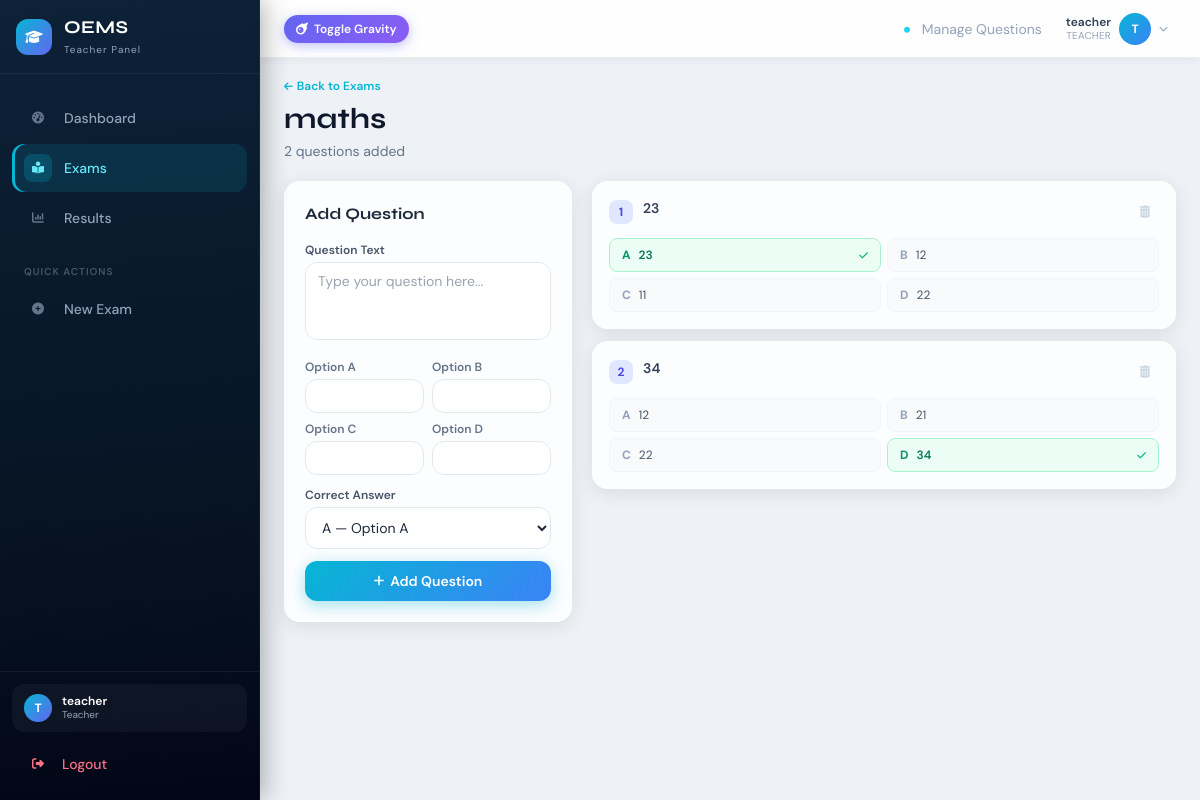
Page /exam/manage/7 (signed in) on the committed database.
### tables this page shows
CREATE TABLE exams (
            id INTEGER PRIMARY KEY AUTOINCREMENT,
            title TEXT NOT NULL,
            teacher_id INTEGER NOT NULL,
            duration INTEGER NOT NULL, -- duration in minutes
            created_at TIMESTAMP DEFAULT CURRENT_TIMESTAMP,
            FOREIGN KEY (teacher_id) REFERENCES users (id) ON DELETE CASCADE
        );

CREATE TABLE questions (
            id INTEGER PRIMARY KEY AUTOINCREMENT,
            exam_id INTEGER NOT NULL,
            question_text TEXT NOT NULL,
            option_a TEXT NOT NULL,
            option_b TEXT NOT NULL,
            option_c TEXT NOT NULL,
            option_d TEXT NOT NULL,
            correct_option TEXT NOT NULL CHECK(correct_option IN ('A', 'B', 'C', 'D')),
            FOREIGN KEY (exam_id) REFERENCES exams (id) ON DELETE CASCADE
        );

### app.py (the view, shortened to what this page needs)
@app.route('/exam/manage/<int:exam_id>', methods=['GET', 'POST'])
@login_required
@role_required('teacher')
def manage_questions(exam_id):
    conn = models.get_db_connection()
    exam = conn.execute(
        "SELECT * FROM exams WHERE id = ? AND teacher_id = ?",
        (exam_id, session['user_id'])
    ).fetchone()
    if not exam:
        conn.close()
        flash("Exam not found or permission denied.", "danger")
        return redirect(url_for('exams'))
    questions = conn.execute(
        "SELECT * FROM questions WHERE exam_id = ? ORDER BY id", (exam_id,)
    ).fetchall()
    conn.close()
    return render_template('manage_questions.html', exam=exam, questions=questions)

### app.py (called while the page is built)
def login_required(f):
    @wraps(f)
    def decorated(*args, **kwargs):
        if 'user_id' not in session:
            flash("Please log in to access this page.", "danger")
            return redirect(url_for('login'))
        return f(*args, **kwargs)
    return decorated

def role_required(*roles):
    def decorator(f):
        @wraps(f)
        def decorated(*args, **kwargs):
            if session.get('user_role') not in roles:
                flash("You don't have permission to view that page.", "danger")
                return redirect(url_for('dashboard'))
            return f(*args, **kwargs)
        return decorated
    return decorator

### models.py (called while the page is built)
def get_db_connection():
    db_path = os.path.join(os.path.dirname(os.path.abspath(__file__)), 'database.db')
    conn = sqlite3.connect(db_path)
    conn.row_factory = sqlite3.Row
    conn.execute('PRAGMA foreign_keys = ON')
    return conn

### templates/manage_questions.html (shortened to what this page needs)
{% extends 'base.html' %}
{% block page_label %}Manage Questions{% endblock %}
{% block content %}
<div class="page-header mb-5 anim-in">
  <a href="{{ url_for('exams') }}"
     class="text-xs font-semibold text-cyan-500 hover:text-cyan-600 flex items-center gap-1 mb-2 transition">
    <i class="fas fa-arrow-left text-[10px]"></i> Back to Exams
  </a>
  <h1>{{ exam.title }}</h1>
  <p class="text-sm text-slate-500 mt-1">{{ questions|length }} question{{ 's' if questions|length != 1 else '' }} added</p>
</div>
<div class="flex flex-col lg:flex-row gap-5">
  <div class="w-full lg:w-72 shrink-0">
    <div class="glass rounded-2xl p-5 anim-in physics-element lg:sticky lg:top-20">
      <h3 class="font-syne font-bold text-slate-800 mb-4">Add Question</h3>
      <form method="POST" class="space-y-3">
        <div>
          <label class="block text-xs font-semibold text-slate-600 mb-1">Question Text</label>
          <textarea name="question_text" rows="3" required
                    placeholder="Type your question here..."
                    class="w-full px-3 py-2 border border-slate-200 rounded-xl text-sm
                           focus:ring-2 focus:ring-cyan-400 outline-none transition
                           resize-none bg-white"></textarea>
        </div>
        <div class="grid grid-cols-2 gap-2">
          {% for opt in ['A', 'B', 'C', 'D'] %}
          <div>
            <label class="block text-xs font-semibold text-slate-500 mb-1">Option {{ opt }}</label>
            <input type="text" name="option_{{ opt|lower }}" required
                   class="w-full px-3 py-2 border border-slate-200 rounded-xl text-xs
                          focus:ring-2 focus:ring-cyan-400 outline-none transition bg-white">
          </div>
          {% endfor %}
        </div>
        <div>
          <label class="block text-xs font-semibold text-slate-600 mb-1">Correct Answer</label>
          <select name="correct_option" required
                  class="w-full px-3 py-2.5 border border-slate-200 rounded-xl text-sm
                         focus:ring-2 focus:ring-cyan-400 outline-none bg-white">
            <option value="A">A — Option A</option>
          </select>
        </div>
        <button type="submit" class="btn-primary w-full py-2.5 rounded-xl text-sm justify-center mt-1">
          <i class="fas fa-plus text-xs"></i> Add Question
        </button>
      </form>
    </div>
  </div>
  <div class="flex-1 space-y-3">
    {% if questions %}
      {% for q in questions %}
      <div class="glass rounded-2xl p-4 anim-in physics-element"
           style="animation-delay: {{ loop.index0 * 0.04 }}s">
        <div class="flex items-start justify-between gap-3 mb-3">
          <div class="flex items-start gap-2.5 min-w-0">
            <span class="w-6 h-6 rounded-lg bg-indigo-100 text-indigo-600 flex items-center
                         justify-center text-xs font-bold shrink-0 mt-0.5">
              {{ loop.index }}
            </span>
            <p class="text-sm font-semibold text-slate-700">{{ q.question_text }}</p>
          </div>
          <form method="POST" action="{{ url_for('delete_question', question_id=q.id) }}"
                class="shrink-0" onsubmit="return confirm('Delete this question?')">
            <button class="w-7 h-7 flex items-center justify-center rounded-lg
                           text-slate-300 hover:text-rose-400 hover:bg-rose-50 transition text-xs">
              <i class="fas fa-trash-alt"></i>
            </button>
          </form>
        </div>
        <div class="grid grid-cols-1 sm:grid-cols-2 gap-1.5">
          {% for opt, text in [('A', q.option_a), ('B', q.option_b), ('C', q.option_c), ('D', q.option_d)] %}
          <div class="flex items-center gap-2 px-3 py-2 rounded-lg text-xs
                      {% if q.correct_option == opt %}
                        bg-emerald-50 border border-emerald-200 font-semibold text-emerald-700
                      {% else %}
                        bg-slate-50 border border-slate-100 text-slate-600
                      {% endif %}">
            <span class="font-bold shrink-0 {% if q.correct_option == opt %}text-emerald-600{% else %}text-slate-400{% endif %}">
              {{ opt }}
            </span>
            <span class="truncate">{{ text }}</span>
            {% if q.correct_option == opt %}
              <i class="fas fa-check text-emerald-500 ml-auto text-[10px] shrink-0"></i>
            {% endif %}
          </div>
          {% endfor %}
        </div>
      </div>
      {% endfor %}
    {% endif %}
  </div>
</div>
{% endblock %}

### templates/base.html (shortened to what this page needs)
<!DOCTYPE html>
<html lang="en">
<head>
  <script src="https://cdn.tailwindcss.com"></script>
  <link rel="stylesheet" href="https://cdnjs.cloudflare.com/ajax/libs/font-awesome/6.5.0/css/all.min.css">
  <link rel="stylesheet" href="{{ url_for('static', filename='css/styles.css') }}">
</head>
<body class="font-dm">
{% if session.get('user_id') %}
<aside id="sidebar" class="sidebar physics-element sidebar-element">
  <div class="flex items-center justify-between px-4 py-4 border-b border-white/[0.06]">
    <div class="flex items-center gap-3">
      <div class="w-9 h-9 rounded-xl flex items-center justify-center shrink-0"
           style="background:linear-gradient(135deg,#06B6D4,#6366F1)">
        <i class="fas fa-graduation-cap text-white text-sm"></i>
      </div>
      <div>
        <span class="font-syne text-white font-bold text-lg tracking-wide leading-none">OEMS</span>
        <p class="text-[10px] text-slate-400 uppercase tracking-widest mt-0.5 capitalize">{{ session.get('user_role') }} panel</p>
      </div>
    </div>
  </div>
  <nav class="flex-1 px-3 pt-5 pb-3 space-y-0.5 overflow-y-auto">
    <a href="{{ url_for('dashboard') }}" onclick="closeSidebar()"
       class="nav-link flex items-center gap-3 px-3 py-2.5 rounded-xl text-sm font-medium
              {% if request.endpoint == 'dashboard' %}nav-active{% else %}text-slate-400 hover:text-white hover:bg-white/5{% endif %}">
      <span class="nav-icon w-7 h-7 rounded-lg flex items-center justify-center text-xs shrink-0
                   {% if request.endpoint != 'dashboard' %}text-slate-500{% endif %}">
        <i class="fas fa-gauge-high"></i>
      </span>
      Dashboard
    </a>
    {% set exam_eps = ['exams','create_exam','manage_questions','available_exams','take_exam'] %}
    <a href="{{ url_for('exams') }}" onclick="closeSidebar()"
       class="nav-link flex items-center gap-3 px-3 py-2.5 rounded-xl text-sm font-medium
              {% if request.endpoint in exam_eps %}nav-active{% else %}text-slate-400 hover:text-white hover:bg-white/5{% endif %}">
      <span class="nav-icon w-7 h-7 rounded-lg flex items-center justify-center text-xs shrink-0
                   {% if request.endpoint not in exam_eps %}text-slate-500{% endif %}">
        <i class="fas fa-book-open-reader"></i>
      </span>
      Exams
    </a>
    {% set result_eps = ['results','exam_results','student_results'] %}
    <a href="{{ url_for('results') }}" onclick="closeSidebar()"
       class="nav-link flex items-center gap-3 px-3 py-2.5 rounded-xl text-sm font-medium
              {% if request.endpoint in result_eps %}nav-active{% else %}text-slate-400 hover:text-white hover:bg-white/5{% endif %}">
      <span class="nav-icon w-7 h-7 rounded-lg flex items-center justify-center text-xs shrink-0
                   {% if request.endpoint not in result_eps %}text-slate-500{% endif %}">
        <i class="fas fa-chart-column"></i>
      </span>
      Results
    </a>
    {% if session.get('user_role') == 'teacher' %}
    <div class="pt-5 pb-1 px-3">
      <p class="text-[10px] uppercase tracking-widest text-slate-600 font-semibold">Quick Actions</p>
    </div>
    <a href="{{ url_for('create_exam') }}" onclick="closeSidebar()"
       class="nav-link flex items-center gap-3 px-3 py-2.5 rounded-xl text-sm font-medium
              {% if request.endpoint == 'create_exam' %}nav-active{% else %}text-slate-400 hover:text-white hover:bg-white/5{% endif %}">
      <span class="nav-icon w-7 h-7 rounded-lg flex items-center justify-center text-xs shrink-0 text-slate-500">
        <i class="fas fa-circle-plus"></i>
      </span>
      New Exam
    </a>
    {% endif %}
  </nav>
  <div class="p-3 border-t border-white/[0.06]">
    <div class="flex items-center gap-2.5 px-3 py-2.5 rounded-xl bg-white/[0.04] mb-2">
      <div class="w-7 h-7 rounded-full shrink-0 flex items-center justify-center text-xs font-bold text-white"
           style="background:linear-gradient(135deg,#06B6D4,#6366F1)">
        {{ session.get('user_name','U')[0].upper() }}
      </div>
      <div class="min-w-0">
        <p class="text-xs font-semibold text-white truncate leading-tight">{{ session.get('user_name') }}</p>
        <p class="text-[10px] text-slate-400 capitalize leading-tight">{{ session.get('user_role') }}</p>
      </div>
    </div>
    <a href="{{ url_for('logout') }}"
       class="flex items-center gap-2.5 px-3 py-2.5 rounded-xl text-sm font-medium text-rose-400 hover:text-rose-300 hover:bg-rose-500/10 transition-all duration-200">
      <span class="w-7 h-7 flex items-center justify-center text-xs"><i class="fas fa-right-from-bracket"></i></span>
      Logout
    </a>
  </div>
</aside>
<div class="content-main">
  <header class="topnav sticky top-0 z-40 flex items-center justify-between px-3 md:px-6 physics-element navbar-element" style="min-height:var(--topnav-h)">
    <div class="flex items-center gap-2">
      <button id="gravity-toggle"
              class="flex items-center gap-1.5 px-3 py-1.5 rounded-full text-xs font-semibold text-white transition-all duration-300 hover:-translate-y-0.5 hover:shadow-lg"
              style="background:linear-gradient(135deg,#6366F1,#8B5CF6); box-shadow:0 3px 12px rgba(99,102,241,0.4)">
        <i class="fas fa-meteor text-xs"></i>
        <span class="hidden xs:inline">Toggle Gravity</span>
      </button>
    </div>
    <div class="flex items-center gap-2 md:gap-4">
      <span class="text-sm text-slate-400 hidden md:block">
        <i class="fas fa-circle text-[6px] text-cyan-400 mr-2 align-middle"></i>
        {% block page_label %}{% endblock %}
      </span>
      <div class="profile-wrapper relative">
        <button class="profile-btn flex items-center gap-2 px-2 py-1 rounded-xl hover:bg-slate-100 transition group">
          <div class="text-right hidden sm:block">
            <p class="text-xs font-semibold text-slate-700 leading-tight">{{ session.get('user_name') }}</p>
            <p class="text-[10px] text-slate-400 uppercase tracking-wide leading-tight">{{ session.get('user_role') }}</p>
          </div>
          <div class="w-8 h-8 rounded-full flex items-center justify-center text-xs font-bold text-white shrink-0"
               style="background:linear-gradient(135deg,#06B6D4,#3B82F6)">
            {{ session.get('user_name','U')[0].upper() }}
          </div>
          <i class="fas fa-chevron-down text-[9px] text-slate-400 hidden sm:block"></i>
        </button>
      </div>
    </div>
  </header>
  <main class="flex-1 px-3 md:px-6 py-4 md:py-5" id="physics-container">
    {% block content %}{% endblock %}
  </main>
</div>
{% endif %}
</body>
</html>

### static/css/styles.css (style rules this page uses)
:root { --navy: #0A192F; --navy-dk: #020617; --cyan: #06B6D4; --indigo: #6366F1; --emerald: #10B981; --amber: #F59E0B; --rose: #F43F5E; --sidebar-w: 260px; --navbar-h: 58px; --shadow-sm: 0 2px 8px rgba(0,0,0,0.06); --shadow-md: 0 4px 20px rgba(0,0,0,0.09); --shadow-lg: 0 8px 36px rgba(0,0,0,0.13); --glow-cyan: 0 4px 16px rgba(6,182,212,0.38); --glow-indigo: 0 4px 16px rgba(99,102,241,0.38); --fast: 0.15s ease; --base: 0.25s ease; --slow: 0.4s cubic-bezier(0.4, 0, 0.2, 1); }
*, *::before, *::after { box-sizing: border-box; margin: 0; padding: 0; }
body { font-family: 'DM Sans', sans-serif; background: #eef2f7; color: #1e293b; overflow-x: hidden; line-height: 1.5; }
.anim-in { animation: fadeUp 0.35s ease both; }
.sidebar { position: fixed; top: 0; left: 0; width: var(--sidebar-w); height: 100%; z-index: 50; display: flex; flex-direction: column; background: linear-gradient(175deg, #0d2137 0%, #071525 60%, var(--navy-dk) 100%); border-right: 1px solid rgba(6, 182, 212, 0.09); box-shadow: 4px 0 24px rgba(0, 0, 0, 0.3); transform: translateX(calc(-1 * var(--sidebar-w))); transition: transform var(--slow); }
@media (min-width: 768px) { .sidebar { transform: translateX(0) !important; } }
.nav-link { border-radius: 12px; transition: all var(--fast); }
.nav-active { background: rgba(6,182,212,0.13) !important; color: #67E8F9 !important; box-shadow: inset 3px 0 0 var(--cyan); }
.nav-active .nav-icon { background: rgba(6,182,212,0.22) !important; color: #67E8F9 !important; }
.content-main { margin-left: 0; min-height: 100vh; display: flex; flex-direction: column; transition: margin-left var(--slow); }
@media (min-width: 768px) { .content-main { margin-left: var(--sidebar-w); } }
.topnav { height: var(--navbar-h); background: rgba(255, 255, 255, 0.90); backdrop-filter: blur(16px); -webkit-backdrop-filter: blur(16px); border-bottom: 1px solid rgba(0,0,0,0.07); box-shadow: var(--shadow-sm); }
.glass { background: rgba(255, 255, 255, 0.82); backdrop-filter: blur(12px); -webkit-backdrop-filter: blur(12px); border: 1px solid rgba(255, 255, 255, 0.68); box-shadow: var(--shadow-md); }
.btn-primary { display: inline-flex; align-items: center; gap: 6px; background: linear-gradient(135deg, var(--cyan), #3B82F6); color: white; font-weight: 600; border: none; cursor: pointer; box-shadow: var(--glow-cyan); transition: all var(--base); }
.page-header h1 { font-family: 'Syne', sans-serif; font-weight: 700; font-size: 1.4rem; color: #0f172a; line-height: 1.2; }
@media (min-width: 640px) { .page-header h1 { font-size: 1.8rem; } }

### rows in the picture
exams: title "maths"
questions: question_text "23", correct_option "A", option_a "23", opt "B", option_b "12", opt "C", option_c "11", opt "D", option_d "22"
questions: question_text "34", opt "A", option_a "12", opt "B", option_b "21", opt "C", option_c "22", correct_option "D", option_d "34"

### other values in the picture
{{ session.get('user_role') }} "Teacher"
{{ session.get('user_name','U')[0].upper() }} "T"
{{ session.get('user_name') }} "teacher"
{{ session.get('user_role') }} "TEACHER"
{{ questions|length }} "2"
{{ 's' if questions|length != 1 else '' }} "s"
{{ opt }} "A" "B" "C" "D"
